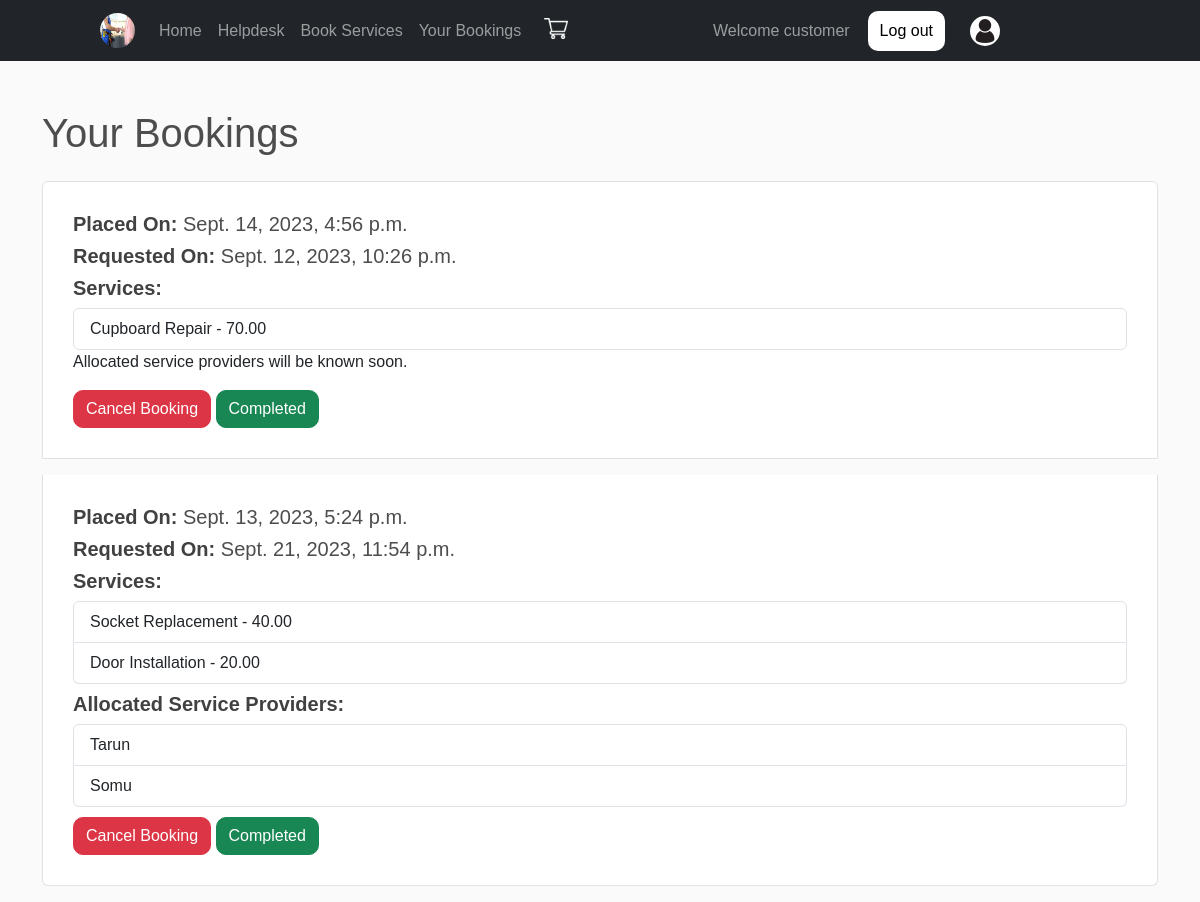
The page /order_history/2/ (signed in) on the database its author committed.
### SMSApp/models.py (models this page shows, shortened)
class Order(models.Model):
    STATUS_CHOICES = [
        ('Pending', 'Pending'),
        ('Completed','Completed'),
        ('Cancelled', 'Cancelled'),
    ]
    user = models.ForeignKey(User, on_delete=models.CASCADE)
    address = models.ForeignKey(Address, on_delete=models.CASCADE)
    order_date = models.DateTimeField(auto_now_add=True)
    delivery_date = models.DateTimeField()
    products = models.ManyToManyField(Product)
    status = models.CharField(max_length=20, choices=STATUS_CHOICES, default='Pending')
    total_amount = models.DecimalField(max_digits=10, decimal_places=2, default=0.00)

class Product(models.Model):
    category = [
        ('0', 'Eletric Service'),
        ('1', 'AC Service'),
        ('2','None'),
        ('3','Carpentering'),
    ]
    name = models.CharField(max_length=200)
    price = models.DecimalField(max_digits=5, decimal_places=2)
    image = models.ImageField(upload_to='static/images/',null=True, blank=True)
    category_type = models.CharField(choices=category, default="2", max_length=25)

class AllocatedOrder(models.Model):
    service_provider=models.ForeignKey(Service,on_delete=models.CASCADE)
    order = models.ForeignKey(Order,on_delete=models.CASCADE)
    chosen_datetime=models.DateTimeField(null=True,blank=True)

class Service(models.Model):
    c=[
        ('Electrician','Electrician'),
        ('AC Technician','AC Technician'),
        ('Carpenter','Carpenter'),
        ('None','None'),
      ]
    user=models.ForeignKey(User,on_delete=models.CASCADE)
    experience = models.PositiveIntegerField(default=0)
    field_type = models.CharField(choices=c,default='None',max_length=30)
    form = models.ImageField(upload_to='static/images/',null=True, blank=True)
    is_approved = models.BooleanField(default=False)

class User(AbstractUser):
    c=[
        ('customer','customer'),
        ('Service provider','Service provider'),
    ]
    mble = models.CharField(max_length=10,null=True,blank=True)
    role_type=models.CharField(choices=c,default='customer',max_length=30)

### SMSApp/views.py (the view)
# urls.py: path('order_history/<int:user_id>/', views.order_history, name='order_history'),
def order_history(request, user_id):
    user = User.objects.get(id=user_id)
    orders = Order.objects.filter(user=user,status="Pending").order_by('-order_date')
    return render(request, 'html/userorders.html', {'user': user, 'orders': orders,})

### templates/html/userorders.html
{% extends 'html/base.html' %}
{% block content %}
    <div class="container mt-5">
        <h1 class="mb-4">Your Bookings</h1>
        {% if orders %}
            <ul class="list-group">
                {% for order in orders %}
                    <li class="list-group-item mb-3" style="padding: 30px;">
                        <h5><span style="color: #414141; font-weight: 600;">Placed On: </span>  {{ order.order_date }}</h5>
                        <h5><span style="color: #414141; font-weight: 600;">Requested On:</span> {{ order.delivery_date }}</h5>
                        <h5 style="color: #414141; font-weight: 600;">Services:</h5>
                        <ul class="list-group">
                            {% for product in order.products.all %}
                                <li class="list-group-item">
                                    {{ product.name }} - {{ product.price }}
                                </li>
                            {% endfor %}
                        </ul>
                        {% if order.allocatedorder_set.exists %}
                        <h5 style="color: #414141; font-weight: 600;padding-top: 8px;">Allocated Service Providers:</h5>
                        <ul class="list-group">
                            {% for allocated_provider in order.allocatedorder_set.all %}
                                <li class="list-group-item">
                                    {{ allocated_provider.service_provider.user.username }}
                                </li>
                            {% endfor %}
                        </ul>
                    {% else %}
                        <p>Allocated service providers will be known soon.</p>
                    {% endif %}
                        <div style="margin-top: 10px;">
                            <a href="{% url 'cancel_order' order.id %}" class="btn btn-danger" style="border-radius: 10px;">Cancel Booking</a>
                            <a href="{% url 'complete' order.id %}" class="btn btn-success" style="border-radius: 10px;">Completed</a>
                        </div>
                    </li>
                {% endfor %}
            </ul>
        {% else %}
            <p>No bookings found.</p>
        {% endif %}
    </div>
{% endblock %}

### templates/html/base.html (style rules this page uses)
* { margin: 0; padding: 0; font-family: sans-serif; scroll-behavior: smooth; }
body { background-color: hsl(0, 0%, 98%); }
h1,h2,h3,h4,h5,h6 { color:hsl(0, 0%, 30%); }
.btn { border-radius: 0; }

### rows shown on the page
Order: order_date "Sept. 14, 2023, 4:56 p.m.", delivery_date "Sept. 12, 2023, 10:26 p.m.", shows "Allocated service providers will be known soon."
Product: name "Cupboard Repair", price "70.00"
Order: order_date "Sept. 13, 2023, 5:24 p.m.", delivery_date "Sept. 21, 2023, 11:54 p.m."
Product: name "Socket Replacement", price "40.00"
Product: name "Door Installation", price "20.00"
AllocatedOrder: service_provider.user.username "Tarun"
AllocatedOrder: service_provider.user.username "Somu"
